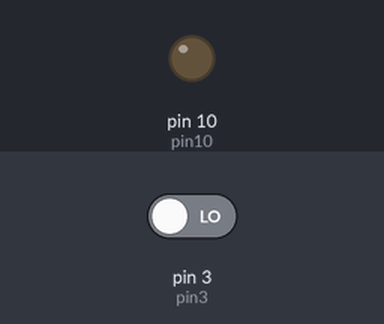
The sketch below on a simulated Arduino Uno, built with avr-gcc and run on an emulated ATmega328P. Shown: output pins drawn as LEDs (lit = HIGH). The inputs (shaded band) are chosen by the test bench; at power-on: pin 3 (pin3) LOW.

Above: at 1.2 s.
1.3 s: pin 3 (pin3) driven HIGH
At 2.5 s:
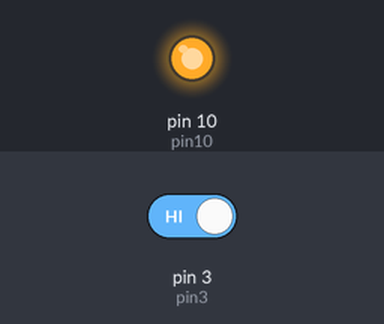
2.8 s: pin 3 (pin3) driven LOW
At 3.6 s:
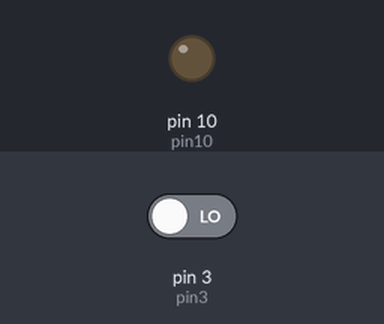
Timing chart, 0 to 5.8 s (numbered marks = the images above; inputs shaded):
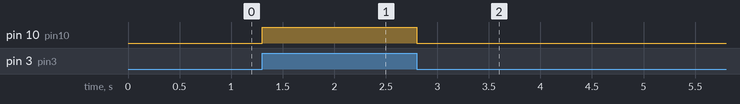

Measured:
- after the input at 1.3 s, pin 10 (pin10): LOW → HIGH at once
- after the input at 2.8 s, pin 10 (pin10): HIGH → LOW at once

The sketch:

boom.ino
```cpp
int pin10 = 10;
int pin3 = 3;

void setup() {
  // put your setup code here, to run once:
  pinMode(pin10, OUTPUT);
  pinMode(pin3, INPUT);
}

void loop() {
  // put your main code here, to run repeatedly:
  if(digitalRead(pin3) == HIGH){
    digitalWrite(pin10, HIGH);
  }else{
    digitalWrite(pin10, LOW);
  }
}
```
